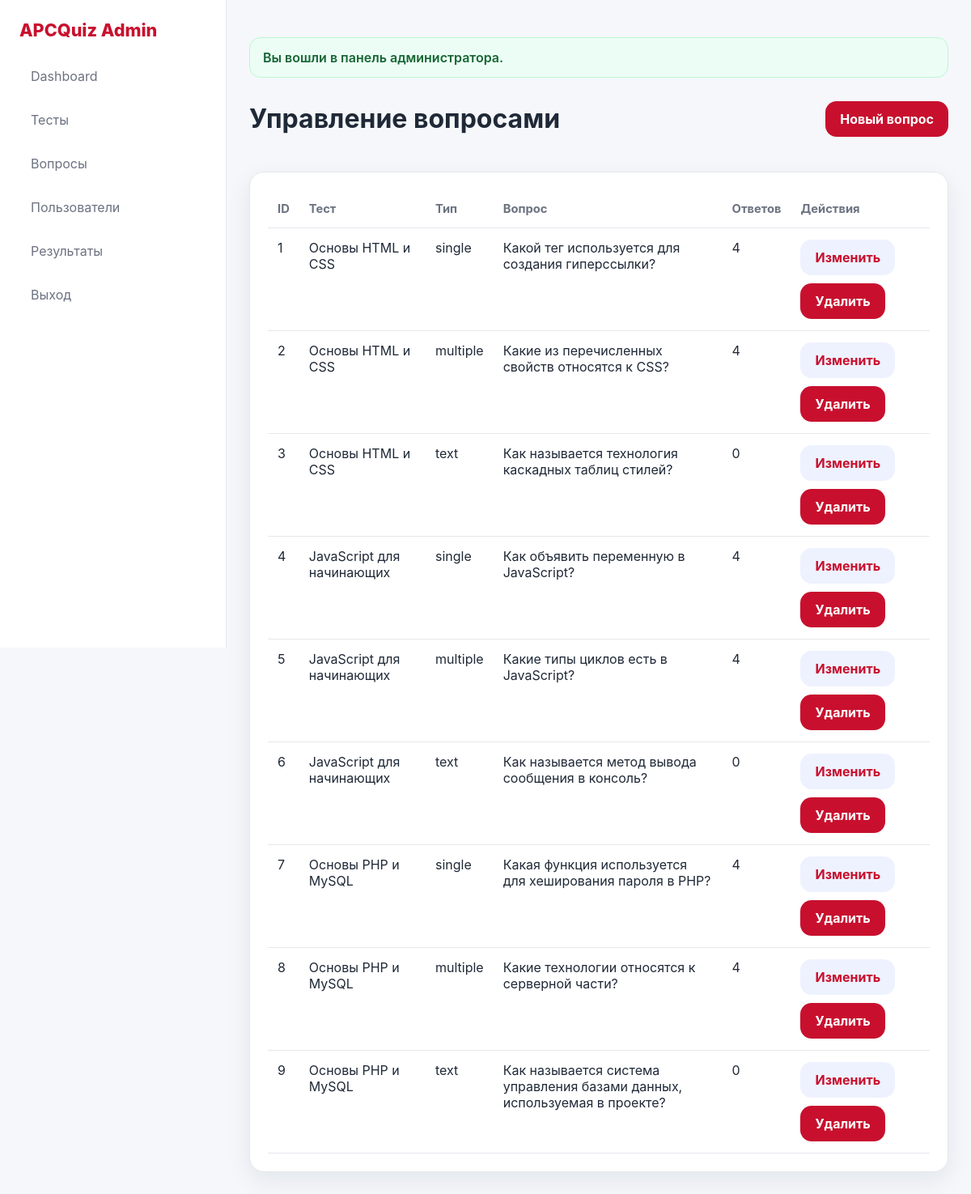
Page /manage_questions.php (signed in) on the committed database.
### tables this page shows
CREATE TABLE questions (
    id INT AUTO_INCREMENT PRIMARY KEY,
    test_id INT NOT NULL,
    question_text TEXT NOT NULL,
    question_type ENUM('single','multiple','text') NOT NULL,
    correct_text_answer VARCHAR(255) NULL,
    created_at TIMESTAMP DEFAULT CURRENT_TIMESTAMP,
    CONSTRAINT fk_questions_test FOREIGN KEY (test_id) REFERENCES tests(id) ON DELETE CASCADE
);

CREATE TABLE tests (
    id INT AUTO_INCREMENT PRIMARY KEY,
    category_id INT NULL,
    title VARCHAR(200) NOT NULL,
    description TEXT NULL,
    time_limit INT NOT NULL DEFAULT 15,
    is_active TINYINT(1) NOT NULL DEFAULT 1,
    created_at TIMESTAMP DEFAULT CURRENT_TIMESTAMP,
    CONSTRAINT fk_tests_category FOREIGN KEY (category_id) REFERENCES categories(id) ON DELETE SET NULL
);

### functions.php (called while the page is built, shortened)
<?php
function e($value): string
{
    return htmlspecialchars((string)$value, ENT_QUOTES, 'UTF-8');
}
function getFlash(): ?array
{
    $flash = $_SESSION['flash'];
    return $flash;
}

### manage_questions.php (the view, shortened to what this page needs)
<?php
require_once __DIR__ . '/../config/db.php';
require_once __DIR__ . '/../includes/functions.php';
$questions = $pdo->query("
    SELECT q.*, t.title AS test_title,
           (SELECT COUNT(*) FROM answers a WHERE a.question_id = q.id) AS answer_count
    FROM questions q
    JOIN tests t ON t.id = q.test_id
    ORDER BY q.created_at DESC
")->fetchAll();
require_once __DIR__ . '/../includes/admin_header.php';
?>
<div class="section-title">
    <h1>Управление вопросами</h1>
    <a class="btn btn-primary" href="/knowledge_test_system/admin/manage_questions.php?action=create">Новый вопрос</a>
</div>
<div class="table-wrap" style="margin-top:24px;">
    <table>
        <thead><tr><th>ID</th><th>Тест</th><th>Тип</th><th>Вопрос</th><th>Ответов</th><th>Действия</th></tr></thead>
        <tbody>
        <?php foreach ($questions as $row): ?>
            <tr>
                <td><?= (int)$row['id']; ?></td>
                <td><?= e($row['test_title']); ?></td>
                <td><?= e($row['question_type']); ?></td>
                <td><?= e($row['question_text']); ?></td>
                <td><?= (int)$row['answer_count']; ?></td>
                <td>
                    <div class="inline-actions">
                        <a class="btn btn-light" href="/knowledge_test_system/admin/manage_questions.php?action=edit&id=<?= (int)$row['id']; ?>">Изменить</a>
                        <a class="btn btn-danger" href="/knowledge_test_system/admin/manage_questions.php?action=delete&id=<?= (int)$row['id']; ?>" onclick="return confirm('Удалить вопрос?')">Удалить</a>
                    </div>
                </td>
            </tr>
        <?php endforeach; ?>
        </tbody>
    </table>
</div>
<?php require_once __DIR__ . '/../includes/admin_footer.php'; ?>

### admin_header.php (shortened to what this page needs)
<?php
require_once __DIR__ . '/functions.php';
$flash = getFlash();
?>
<!DOCTYPE html>
<html lang="ru">
<head>
    <link rel="stylesheet" href="/knowledge_test_system/assets/css/style.css">
    <link rel="stylesheet" href="/knowledge_test_system/assets/css/admin.css">
</head>
<body>
<div class="admin-layout">
    <aside class="admin-sidebar">
        <a class="brand brand-admin" href="/knowledge_test_system/admin/admin_dashboard.php">APCQuiz Admin</a>
        <nav class="admin-nav">
            <a href="/knowledge_test_system/admin/admin_dashboard.php">Dashboard</a>
            <a href="/knowledge_test_system/admin/manage_tests.php">Тесты</a>
            <a href="/knowledge_test_system/admin/manage_questions.php">Вопросы</a>
            <a href="/knowledge_test_system/admin/manage_users.php">Пользователи</a>
            <a href="/knowledge_test_system/admin/manage_results.php">Результаты</a>
            <a href="/knowledge_test_system/logout.php?type=admin">Выход</a>
        </nav>
    </aside>
    <div class="admin-content">
        <?php if ($flash): ?>
            <div class="alert alert-<?= e($flash['type']); ?>">
                <?= e($flash['message']); ?>
            </div>
        <?php endif; ?>

### admin_footer.php
    </div>
</div>
</body>
</html>

### style.css (style rules this page uses)
:root { --bg: #f8f8f8; --card: #ffffff; --text: #1f2937; --muted: #6b7280; --primary: #c8102e; --primary-dark: #a50d25; --border: #e5e7eb; --success: #16a34a; --danger: #c8102e; --warning: #d97706; --shadow: 0 10px 30px rgba(15, 23, 42, 0.08); --radius: 18px; }
* { box-sizing: border-box; }
html, body { margin: 0; padding: 0; font-family: Inter, "Segoe UI", Arial, sans-serif; background: var(--bg); color: var(--text); }
body { min-height: 100vh; }
a { color: inherit; text-decoration: none; }
.brand { font-size: 1.35rem; font-weight: 800; color: var(--primary); white-space: nowrap; margin-right: auto; }
.hero-card, .card, .stat-card, .panel, .table-wrap, .auth-card { background: var(--card); border: 1px solid var(--border); border-radius: var(--radius); box-shadow: var(--shadow); }
.card, .panel, .table-wrap { padding: 22px; }
.section-title { display: flex; justify-content: space-between; align-items: center; gap: 12px; margin: 10px 0 16px; }
.inline-actions { display: flex; gap: 10px; flex-wrap: wrap; }
.btn { display: inline-flex; align-items: center; justify-content: center; gap: 8px; border: none; cursor: pointer; padding: 12px 18px; border-radius: 14px; font-weight: 700; transition: 0.25s; font-family: Inter, "Segoe UI", Arial, sans-serif; }
.btn-primary { background: var(--primary); color: #ffffff !important; }
.btn-light { background: #eef2ff; color: var(--primary) !important; }
.btn-danger { background: var(--danger); color: #ffffff !important; }
.alert { margin: 18px auto 0; padding: 14px 16px; border-radius: 14px; font-weight: 600; }
.alert-success { background: #ecfdf5; color: #166534; border: 1px solid #bbf7d0; }
.table-wrap { overflow: auto; }
table { width: 100%; border-collapse: collapse; }
th, td { padding: 14px 12px; border-bottom: 1px solid var(--border); text-align: left; vertical-align: top; }
th { font-size: 0.92rem; color: var(--muted); }

### admin.css (style rules this page uses)
.admin-layout { display:grid;grid-template-columns:280px 1fr;min-height:100vh;background:#f5f7fb }
.admin-sidebar { background:#fff;border-right:1px solid #e5e7eb;padding:24px;position:sticky;top:0;height:100vh }
.brand-admin { display:block;margin-bottom:22px }
.admin-nav { display:grid;gap:10px }
.admin-nav a { padding:12px 14px;border-radius:14px;color:#6b7280 }
.admin-content { padding:28px }

### rows in the picture
questions: id "1", test.title "Основы HTML и CSS", question_type "single", question_text "Какой тег используется для создания гиперссылки?", answer_count "4"
questions: id "2", test.title "Основы HTML и CSS", question_type "multiple", question_text "Какие из перечисленных свойств относятся к CSS?", answer_count "4"
questions: id "3", test.title "Основы HTML и CSS", question_type "text", question_text "Как называется технология каскадных таблиц стилей?", answer_count "0"
questions: id "4", test.title "JavaScript для начинающих", question_type "single", question_text "Как объявить переменную в JavaScript?", answer_count "4"
questions: id "5", test.title "JavaScript для начинающих", question_type "multiple", question_text "Какие типы циклов есть в JavaScript?", answer_count "4"
questions: id "6", test.title "JavaScript для начинающих", question_type "text", question_text "Как называется метод вывода сообщения в консоль?", answer_count "0"
questions: id "7", test.title "Основы PHP и MySQL", question_type "single", question_text "Какая функция используется для хеширования пароля в PHP?", answer_count "4"
questions: id "8", test.title "Основы PHP и MySQL", question_type "multiple", question_text "Какие технологии относятся к серверной части?", answer_count "4"
questions: id "9", test.title "Основы PHP и MySQL", question_type "text", question_text "Как называется система управления базами данных, используемая в проекте?", answer_count "0"

### other values in the picture
$flash['message'] "Вы вошли в панель администратора."
